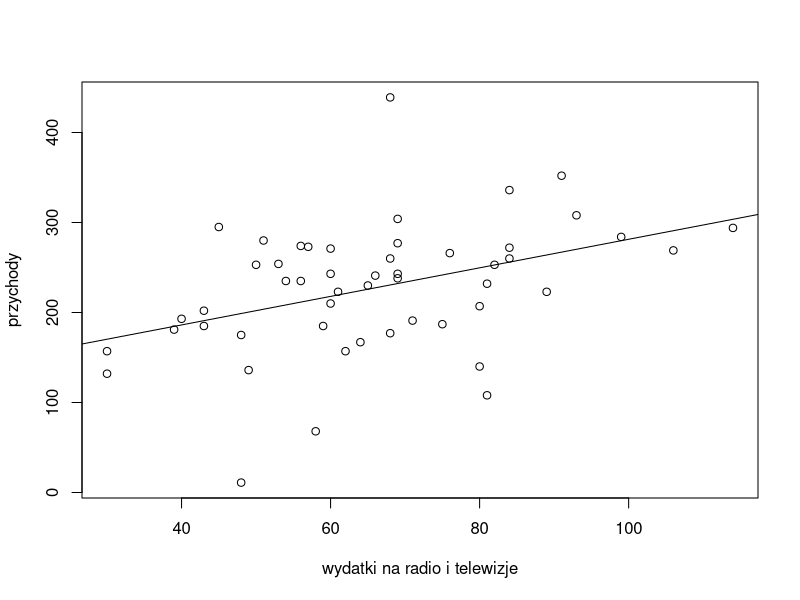
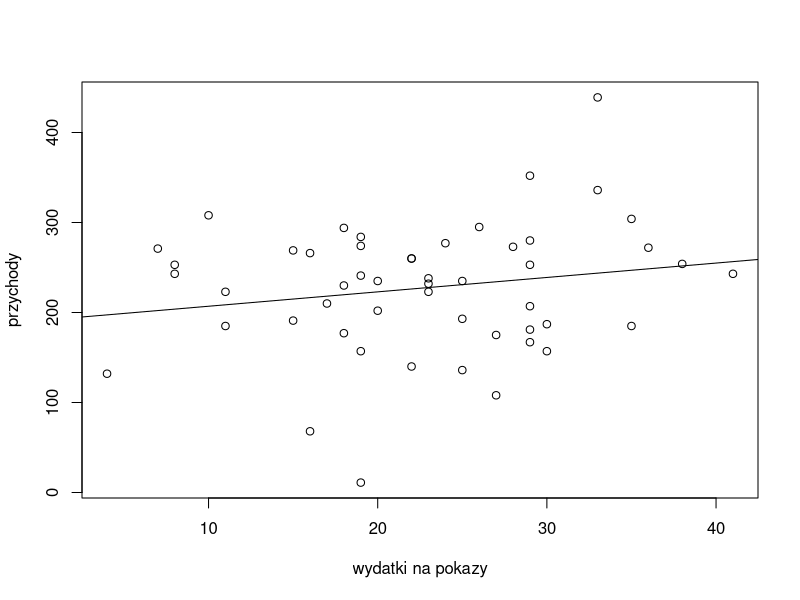
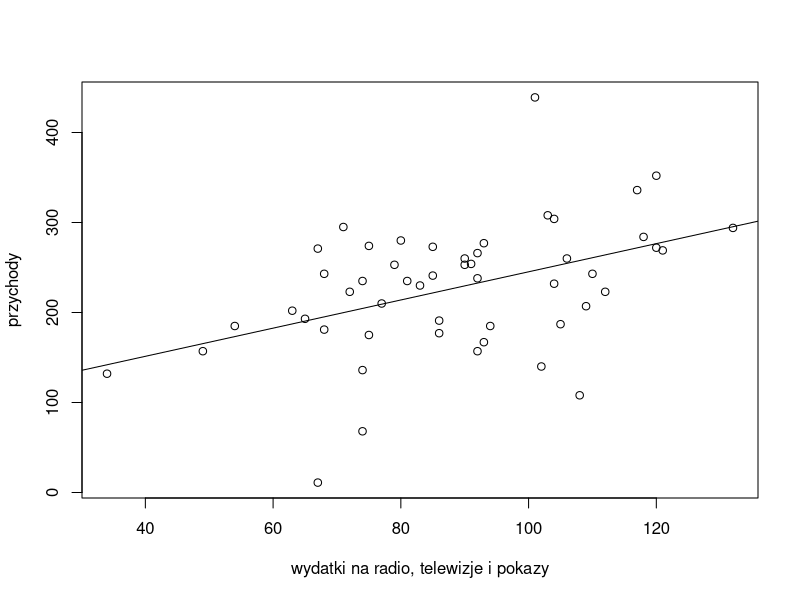
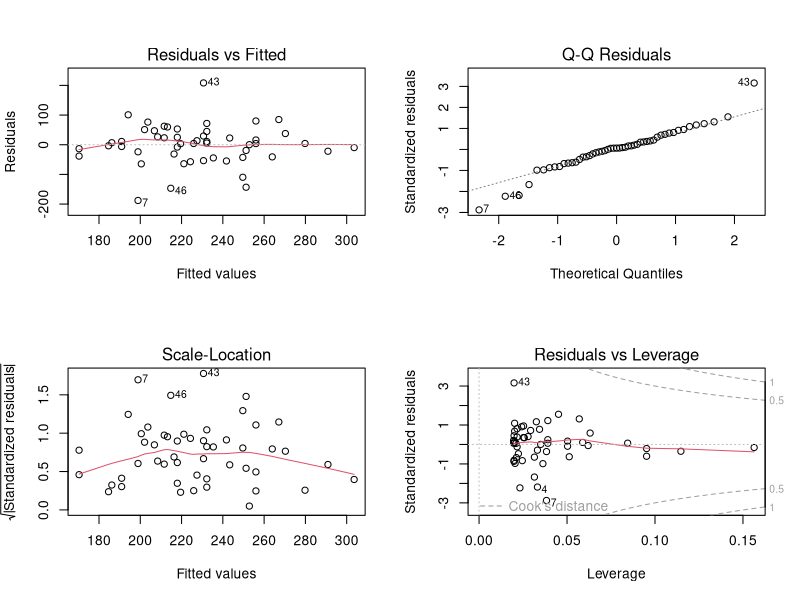
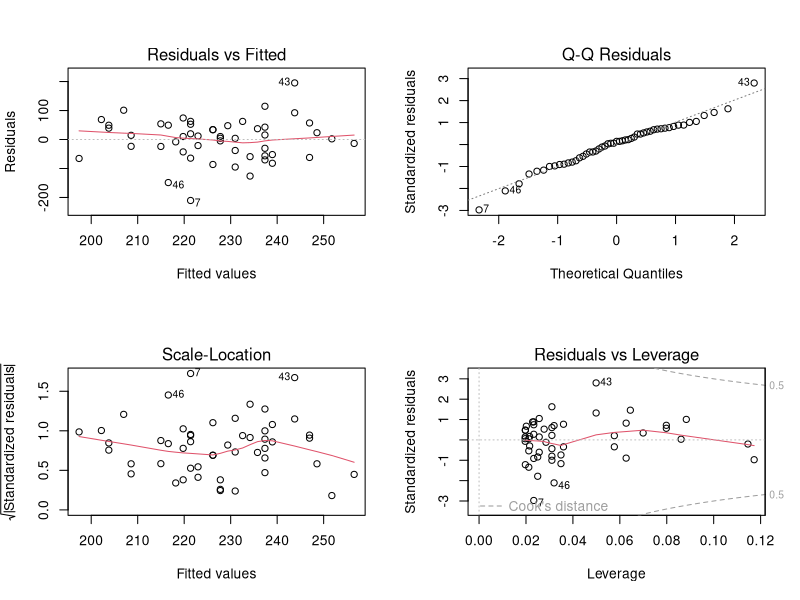
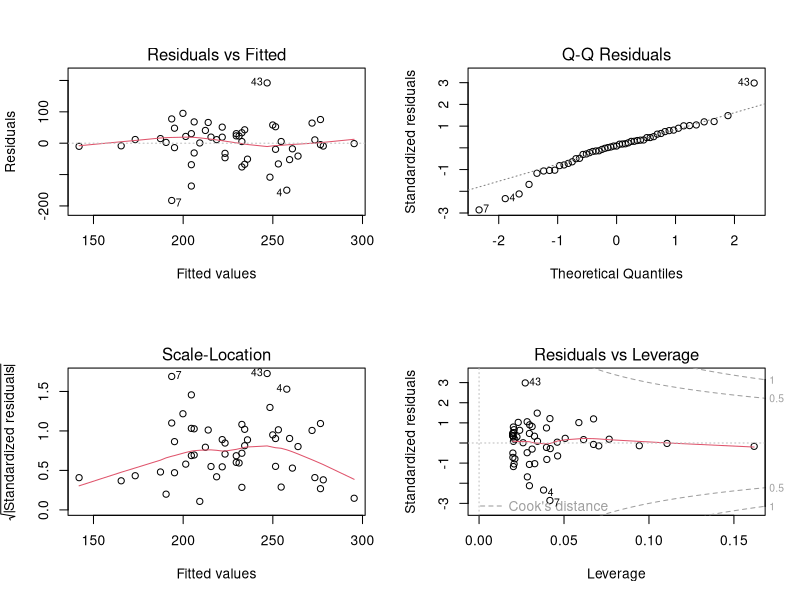
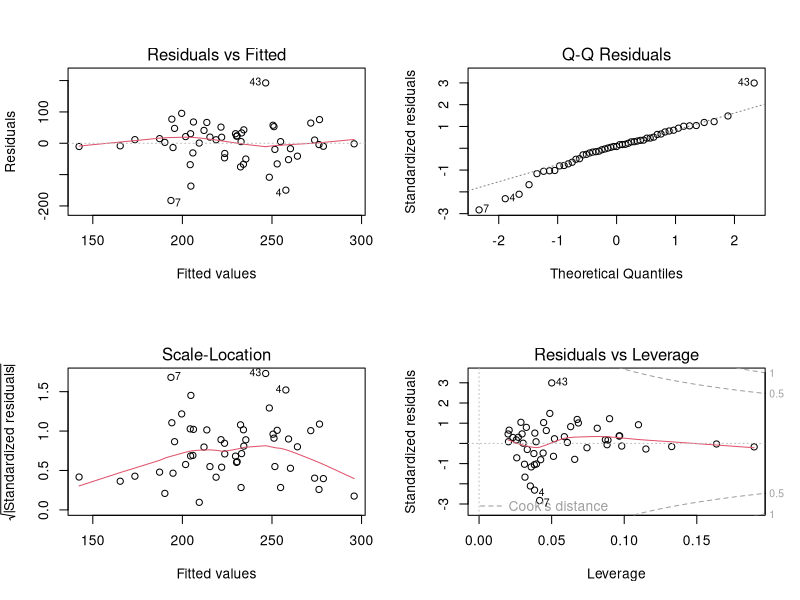
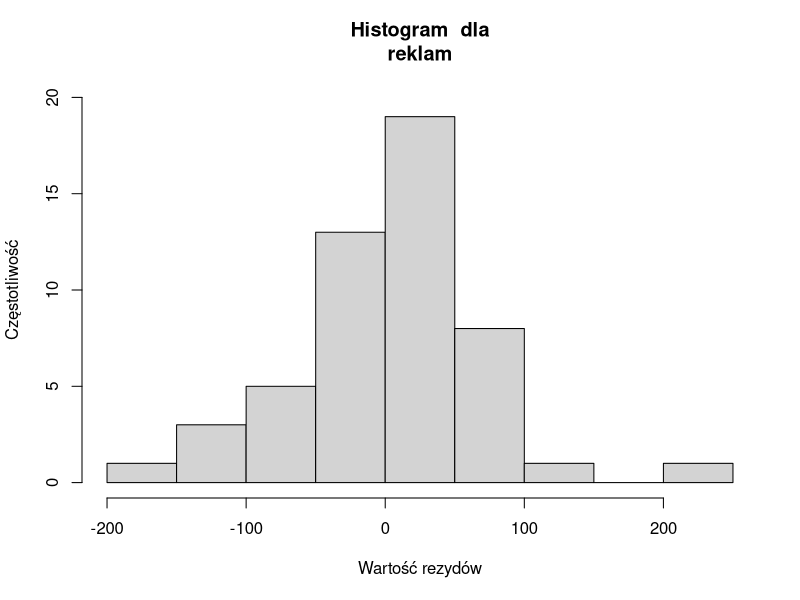

Recreate these plots in R, in order.
#dane wejściowe
przychody<-c(185,136,308,108,269,243,11,191,277,253,177,193,253,187,284,273,295,223,157,238,167,260,232,272,140,223,230,243,266,280,202,352,274,235,210,175,241,294,271,235,181,132,439,157,207,68,254,304,336,185,260)
radio<-c(59,49,93,81,106,69,48,71,69,50,68,40,82,75,99,57,45,61,30,69,64,84,81,84,80,89,65,60,76,51,43,91,56,54,60,48,66,114,60,56,39,30,68,62,80,58,53,69,84,43,68)
sklepy<-c(35,25,10,27,15,41,19,15,24,29,18,25,8,30,19,28,26,11,19,23,29,22,23,36,22,23,18,8,16,29,20,29,19,20,17,27,19,18,7,25,29,4,33,30,29,16,38,35,33,11,22)

(dane = data.frame(przychody, radio,  sklepy))

#wykres zależności tygodniowych przychodów od wydatków na radio i telewizje
plot(dane$radio,dane$przychody, xlab ="wydatki na radio i telewizje", ylab= "przychody")
#model regresji linowej
reglinRadio <-lm(przychody ~ radio, dane)
#rysowanie linii, nie ma tego w poleceniu
abline(reglinRadio)

#wykres zależności tygodniowych przychodów od wydatków na pokazy sklepowe
plot(dane$sklepy, dane$przychody, xlab ="wydatki na pokazy", ylab= "przychody")
reglinSklepy <-lm(przychody ~ sklepy, dane)
abline(reglinSklepy)


radioSumSklepy = radio + sklepy

plot(radioSumSklepy, dane$przychody, xlab ="wydatki na radio, telewizje i pokazy", ylab= "przychody")
reglinRadioSumSklepy <- lm(przychody ~ radioSumSklepy, dane)

reglinRadioSklepy<- lm(przychody ~ radio+sklepy, dane)
abline(reglinRadioSumSklepy)

#oceny??????
summary(reglinRadio)
summary(reglinSklepy)
summary(reglinRadioSumSklepy)
summary(reglinRadioSklepy)

#TODO: korytarze


par(mfrow=c(2,2))
#diagnostyki
plot(reglinRadio)
plot(reglinSklepy)
plot(reglinRadioSumSklepy)
plot(reglinRadioSklepy)

par(mfrow=c(1,1))
#rezydua
residRadio <- resid(reglinRadio)
residSklepy <- resid(reglinSklepy)
residRadioSumSklepy <- resid(reglinRadioSumSklepy)
residRadioSklepy <- resid(reglinRadioSklepy)

hist(residRadio,
     ylim=c(0,20), 
     xlab = "Wartość rezydów", 
     ylab= "Częstotliwość", 
     main = "Histogram  dla\nreklam")
hist(residSklepy,
     ylim=c(0,20), 
     xlab = "Wartość rezydów", 
     ylab= "Częstotliwość", 
     main = "Histogram rezydów dla\npokazów")
     
hist(residRadioSumSklepy,
     ylim=c(0,20), 
     xlab = "Wartość rezydów", 
     ylab= "Częstotliwość", 
     main = "Histogram rezydów dla\nsumy pokazów i reklam")

hist(residRadioSklepy, 
     ylim=c(0,20), xlab = "Wartość rezydów", 
     ylab= "Częstotliwość", 
     main = "Histogram rezydów dla\npokazów i reklam")

#test normalności rezydów
shapiro.test(residRadio)
shapiro.test(residSklepy) #tego napewno nie mamy powodów do odrzucenia
shapiro.test(residRadioSumSklepy)
shapiro.test(residRadioSklepy)


